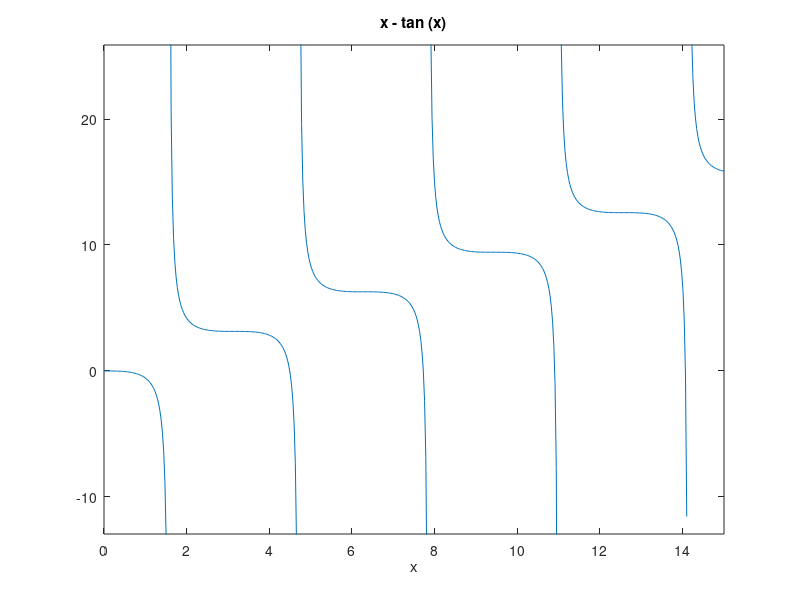

This figure's MATLAB source: (Note: this script raises an error after producing the figure.)
% Ex 2
clear;clc;close all;

f = @(x) x - tan(x);
ezplot(f, [0 15]); % pour visualiser les 0
yline(0,'k--'); % Ligne du y=0

% 3e zéro entre 7 et 7.73
sol1 = secante(7, 7.73, 1e-10, f)

% 4e zéro (3e si le x=0 non compté) entre 10 et 10.91
sol2 = secante(10.9, 10.91, 1e-10, f)
% vérif
f_sol1 = f(sol1)
f_sol2 = f(sol2)

% Plot the two points
hold on;
plot([sol1 sol2], [f_sol1 f_sol2], 'o');

% Remarques : La limite supérieure doit être choisie précisemment autrement
% à cause de l'asymptote verticale, on se retrouve sur la partie positive.